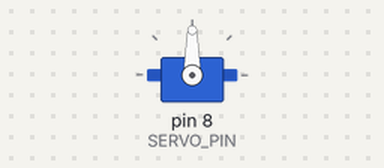
A sketch run on a simulated Arduino Uno, built with avr-gcc and run on an emulated ATmega328P. Shown: servo.

Above: at 0.55 s.
At 2.9 s:
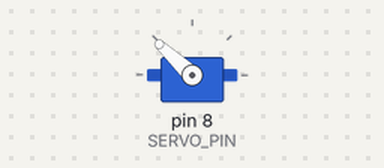
At 5.25 s:
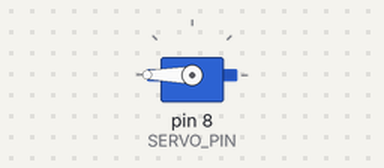
At 10.0 s:
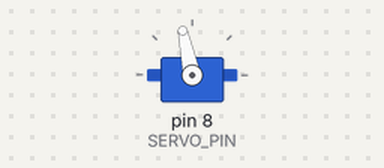
Timing chart, 0 to 14.3 s (numbered marks = the images above):
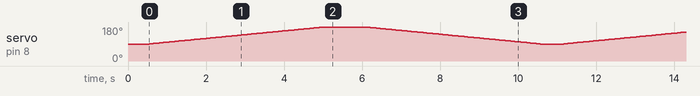

The sketch:

abreFechaPorta.ino
```cpp
#include <Servo.h>

// **********************************
// *** DECLARAÇÃO DE VARIÁVEIS E OBJETOS ***
// **********************************
Servo servoMotor;

const int SERVO_PIN = 8;

// **********************************
// *** CONSTANTES DE VELOCIDADE E SUAVIZAÇÃO ***
// **********************************
const int DELAY_MOVIMENTO = 50;   // Velocidade
const int PASSO_ANGULAR = 1;      // Suavização

int currentPosition = 90;         // Agora começa em 90°
// **********************************

void setup() {
  servoMotor.attach(SERVO_PIN);

  // inicia o servo em 90°
  servoMotor.write(currentPosition);
  delay(500);
}

void loop() {

  // 1. MOVIMENTO DE 90 → 180
  for (currentPosition = 90; currentPosition <= 180; currentPosition += PASSO_ANGULAR) {
    servoMotor.write(currentPosition);
    delay(DELAY_MOVIMENTO);
  }

  // Pausa no 180°
  delay(1000);

  // 2. MOVIMENTO DE 180 → 90
  for (currentPosition = 180; currentPosition >= 90; currentPosition -= PASSO_ANGULAR) {
    servoMotor.write(currentPosition);
    delay(DELAY_MOVIMENTO);
  }

  // Pausa no 90°
  delay(500);
}
```
